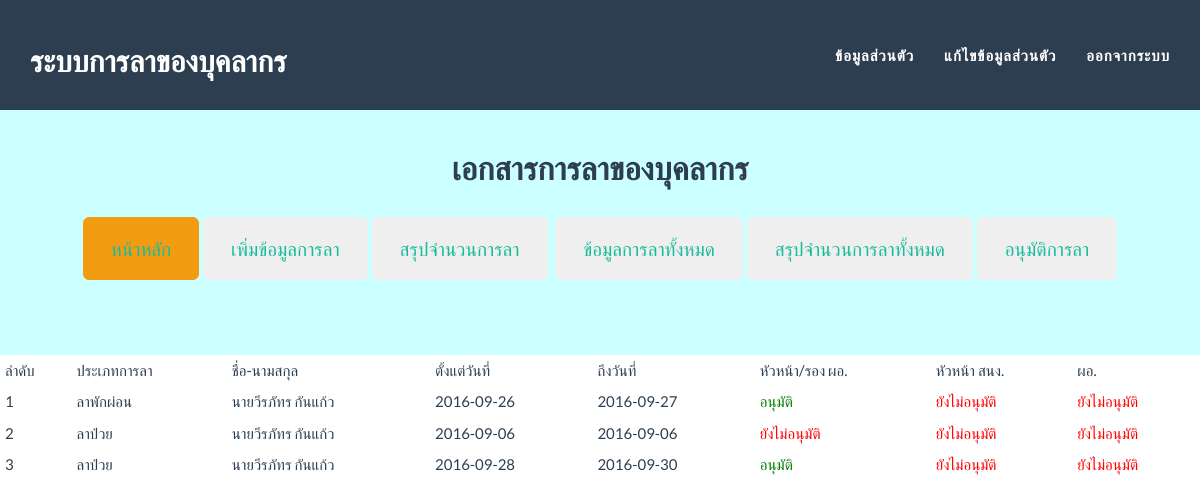
The app's page /datalaall.php (signed in), older data.
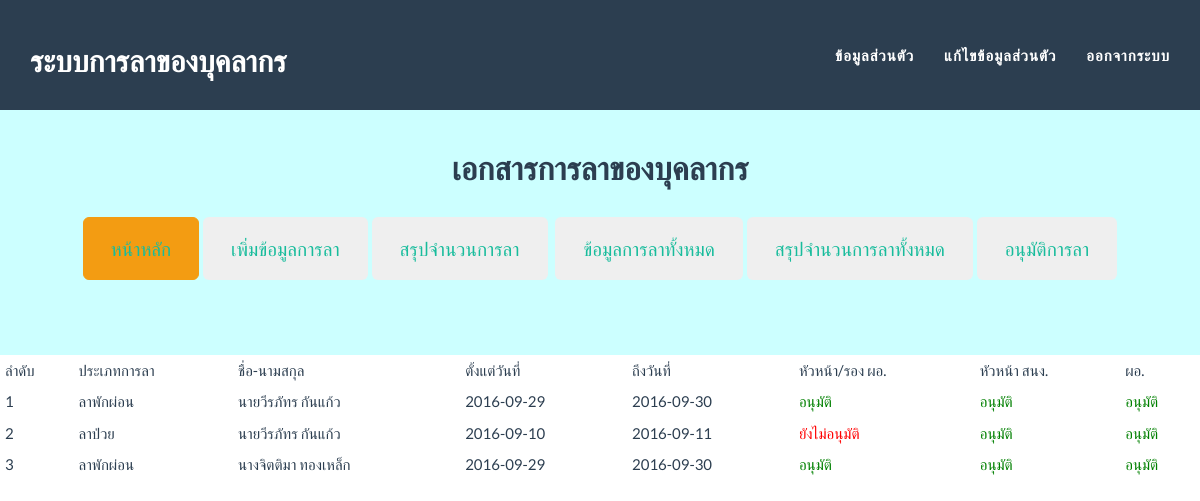
The same page, newer data.
### tables this page shows
CREATE TABLE IF NOT EXISTS `la_detail` (
  `id_detail` int(11) NOT NULL AUTO_INCREMENT,
  `id_type` int(11) DEFAULT NULL,
  `sdate` varchar(255) DEFAULT NULL,
  `ndate` varchar(255) DEFAULT NULL,
  `comment` varchar(255) DEFAULT NULL,
  `id_personal` int(11) DEFAULT NULL,
  `id_personal_tan` int(11) NOT NULL,
  `now_date` varchar(50) DEFAULT NULL,
  `status1` varchar(255) DEFAULT NULL,
  `status2` varchar(255) DEFAULT NULL,
  `status3` varchar(255) DEFAULT NULL,
  `file` varchar(255) DEFAULT NULL,
  `namla` int(10) DEFAULT NULL,
  `id_boss` int(5) NOT NULL,
  PRIMARY KEY (`id_detail`)
);

CREATE TABLE IF NOT EXISTS `la_type` (
  `id_type` int(11) NOT NULL DEFAULT '0',
  `nametype` varchar(255) DEFAULT NULL,
  PRIMARY KEY (`id_type`)
);

CREATE TABLE IF NOT EXISTS `la_prefix` (
  `id_prefix` int(11) NOT NULL DEFAULT '0',
  `nameprefix` varchar(255) DEFAULT NULL,
  PRIMARY KEY (`id_prefix`)
);

CREATE TABLE IF NOT EXISTS `la_personal` (
  `id_personal` int(11) NOT NULL AUTO_INCREMENT,
  `id_prefix` int(11) DEFAULT NULL,
  `username` varchar(50) DEFAULT NULL,
  `password` int(11) DEFAULT NULL,
  `fname` varchar(255) DEFAULT NULL,
  `lname` varchar(255) DEFAULT NULL,
  `id_position` int(11) DEFAULT NULL,
  `id_subdepart` int(11) DEFAULT NULL,
  `id_departmaent` int(11) DEFAULT NULL,
  `id_boss` int(11) DEFAULT NULL,
  `tel` varchar(255) DEFAULT NULL,
  `permission` int(5) NOT NULL,
  PRIMARY KEY (`id_personal`)
);

### config.php (called while the page is built, shortened)
<?php
function db()
{
	return $GLOBALS['mysqli'];
}
?>

### datalaall.php (the view, shortened to what this page needs)
<?php
include 'config.php';
?>
<!DOCTYPE html>
<html lang="en">
	<head>
	<link href="css/bootstrap.min.css" rel="stylesheet">
	<link href="css/freelancer.css" rel="stylesheet">
    <link href="css/font.css" rel="stylesheet">
	<link href="font-awesome/css/font-awesome.min.css" rel="stylesheet" type="text/css">
	</head>
<body id="page-top" class="index">
	<?php include 'menu.php';?>
<br>
    <br>
<table class="table table-condensed">
	<tr>
		<td>ลำดับ</td>
		<td>ประเภทการลา</td>
		<td>ชื่อ-นามสกุล</td>
		<td>ตั้งแต่วันที่</td>
		<td>ถึงวันที่</td>
		<td>หัวหน้า/รอง ผอ.</td>
		<td>หัวหน้า สนง.</td>
        <td>ผอ.</td>
        </tr>
<?php
$query = db()->query('SELECT id_detail,id_type,sdate,ndate,comment,id_personal,now_date,status1,status2,status3,file FROM la_detail');
$count=1;
while(list($id_detail,$id_type,$sdate,$ndate,$comment,$id_personal,$now_date,$status1,$status2,$status3,$file) = $query->fetch_row())
{
?>
<tr>
		<td><?php echo $count++;?></td>
		<td><?php
		$query1 = db()->query('SELECT * from la_type where id_type="'.$id_type.'"');
		$row = $query1->fetch_assoc();
		echo $row['nametype'];
		?></td>
		<td><?php
		$query2 = db()->query('SELECT * from la_personal where id_personal="'.$id_personal.'"');
		$row2 = $query2->fetch_assoc();
		$query3 = db()->query('SELECT * from la_prefix where id_prefix="'.$row2['id_prefix'].'"');
		$row3 = $query3->fetch_assoc();
		echo $row3['nameprefix'].$row2['fname']." ".$row2['lname'];
		?></td>
		<td><?php echo $sdate;?></td>
		<td><?php echo $ndate;?></td>
        <td>  <?php
			if($status1==0){
				echo "<font color='red'>ยังไม่อนุมัติ</font>";
			}else{
				echo "<font color='green'>อนุมัติ</font>";
			}
		?></td>
        <td><?php
			if($status2==0){
				echo "<font color='red'>ยังไม่อนุมัติ</font>";
			}else{
				echo "<font color='green'>อนุมัติ</font>";
			}
		?></td>
        <td><?php
			if($status2==0){
				echo "<font color='red'>ยังไม่อนุมัติ</font>";
			}else{
				echo "<font color='green'>อนุมัติ</font>";
			}
		?></td>
		</tr>
<?php
}
?>
</table>
</body>
</html>

### menu.php (shortened to what this page needs)
<nav class="navbar navbar-default navbar-fixed-top">
	<div class="container">
	<div class="navbar-header page-scroll">
<a class="navbar-brand" href="page2.php">ระบบการลาของบุคลากร</a>
</div>
<div class="collapse navbar-collapse" id="bs-example-navbar-collapse-1">
<ul class="nav navbar-nav navbar-right">
	<li class="page-scroll"><a href="information.php">ข้อมูลส่วนตัว</a></li>
	<li class="page-scroll"><a href="logout.php">ออกจากระบบ</a></li></ul></div></div></nav>
     <div class="col-lg-12" style="background-color:#CCFFFF;">
<br><br><br><br><br><br>
<center><h2>เอกสารการลาของบุคลากร</h2></center><br>
<center><p>
<button type="button" class="btn btn-warning btn-lg"><a href="page2.php"></href>หน้าหลัก</button>
<button type="button" class="btn btn-primarys btn-lg"><a href="add.php"></href>เพิ่มข้อมูลการลา</button>
<button type="button" class="btn btn-primarys btn-lg"><a href="datala.php"></href>สรุปจำนวนการลา</button>&nbsp;
<?php if($_SESSION['permiss']==3 or $_SESSION['permiss']==2 or $_SESSION['permiss']==4 ){?><button type="button" class="btn primarys btn-lg"><a href="datalaall.php"></href>ข้อมูลการลาทั้งหมด</button>&nbsp;<?php }?>
<?php if($_SESSION['permiss']==3 or $_SESSION['permiss']==2 or $_SESSION['permiss']==4 ){?><button type="button" class="btn primarys btn-lg"><a href="numlaall.php"></href>สรุปจำนวนการลาทั้งหมด</button>&nbsp;<?php }?>
<?php if($_SESSION['permiss']==3 or $_SESSION['permiss']==2 or $_SESSION['permiss']==4){?><button type="button" class="btn primarys btn-lg"><a href="laallow.php"></href>อนุมัติการลา</button><?php }?>
</center><br><br><br></div>
<body id="page-top" class="index">
	<nav class="navbar navbar-default navbar-fixed-top">
	<div class="container">
	<div class="navbar-header page-scroll">
<a class="navbar-brand" href="#portfolio">ระบบการลาของบุคลากร</a>
</div>
<div class="collapse navbar-collapse" id="bs-example-navbar-collapse-1">
<ul class="nav navbar-nav navbar-right">
	<li class="page-scroll"><a href="information.php">ข้อมูลส่วนตัว</a></li>
    <li class="page-scroll"><a href="edit.php">แก้ไขข้อมูลส่วนตัว</a></li>
	<li class="page-scroll"><a href="logout.php">ออกจากระบบ</a></li></ul></div></div></nav>

### css/freelancer.css (style rules this page uses)
body { overflow-x: hidden; }
p { font-size: 20px; }
a, a:hover, a:focus, a:active, a.active { outline: 0; color: #18bc9c; }
h1, h2, h3, h4, h5, h6 { text-transform: uppercase; font-family: Montserrat,"Helvetica Neue",Helvetica,Arial,sans-serif; font-weight: 700; }
@media (min-width:768px) { .navbar-fixed-top { padding: 25px 0; -webkit-transition: padding .3s; -moz-transition: padding .3s; transition: padding .3s; } }
@media (min-width:768px) { .navbar-fixed-top .navbar-brand { font-size: 2em; -webkit-transition: all .3s; -moz-transition: all .3s; transition: all .3s; } }
.navbar { text-transform: uppercase; font-family: Montserrat,"Helvetica Neue",Helvetica,Arial,sans-serif; font-weight: 700; }
.navbar .navbar-nav { letter-spacing: 1px; }
.navbar-default, .navbar-inverse { border: 0; }

Row changes from the older to the newer data that the page shows:
removed la_detail: id_type.nametype "ลาพักผ่อน", la_prefix.nameprefix "นาย", id_personal.fname "วีรภัทร", id_personal.lname "กันแก้ว", sdate "2016-09-26", ndate "2016-09-27", status1 "อนุมัติ", status2 "ยังไม่อนุมัติ"
removed la_detail: id_type.nametype "ลาป่วย", la_prefix.nameprefix "นาย", id_personal.fname "วีรภัทร", id_personal.lname "กันแก้ว", sdate "2016-09-06", ndate "2016-09-06", status1 "ยังไม่อนุมัติ", status2 "ยังไม่อนุมัติ"
removed la_detail: id_type.nametype "ลาป่วย", la_prefix.nameprefix "นาย", id_personal.fname "วีรภัทร", id_personal.lname "กันแก้ว", sdate "2016-09-28", ndate "2016-09-30", status1 "อนุมัติ", status2 "ยังไม่อนุมัติ"
added la_detail: id_type.nametype "ลาพักผ่อน", la_prefix.nameprefix "นาย", id_personal.fname "วีรภัทร", id_personal.lname "กันแก้ว", sdate "2016-09-29", ndate "2016-09-30", status1 "อนุมัติ", status2 "อนุมัติ"
added la_detail: id_type.nametype "ลาป่วย", la_prefix.nameprefix "นาย", id_personal.fname "วีรภัทร", id_personal.lname "กันแก้ว", sdate "2016-09-10", ndate "2016-09-11", status1 "ยังไม่อนุมัติ", status2 "อนุมัติ"
added la_detail: id_type.nametype "ลาพักผ่อน", la_prefix.nameprefix "นาง", id_personal.fname "จิตติมา", id_personal.lname "ทองเหล็ก", sdate "2016-09-29", ndate "2016-09-30", status1 "อนุมัติ", status2 "อนุมัติ"
